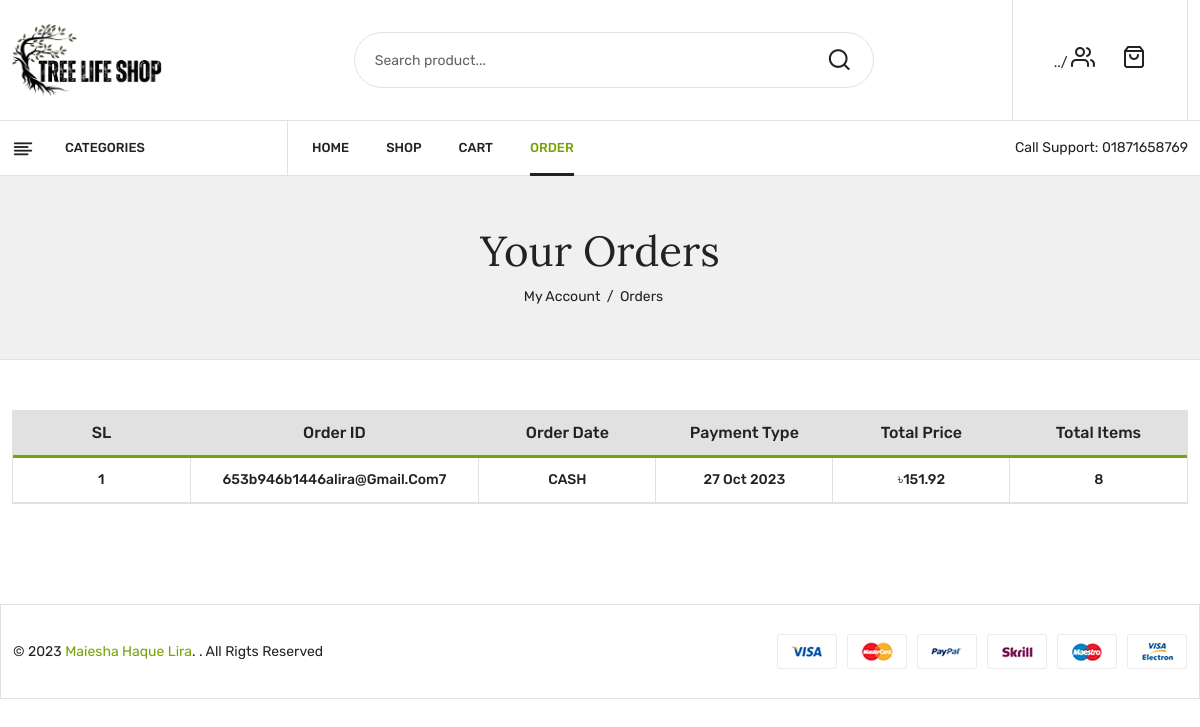
Before: /client/order.php (signed in) with the older database file.
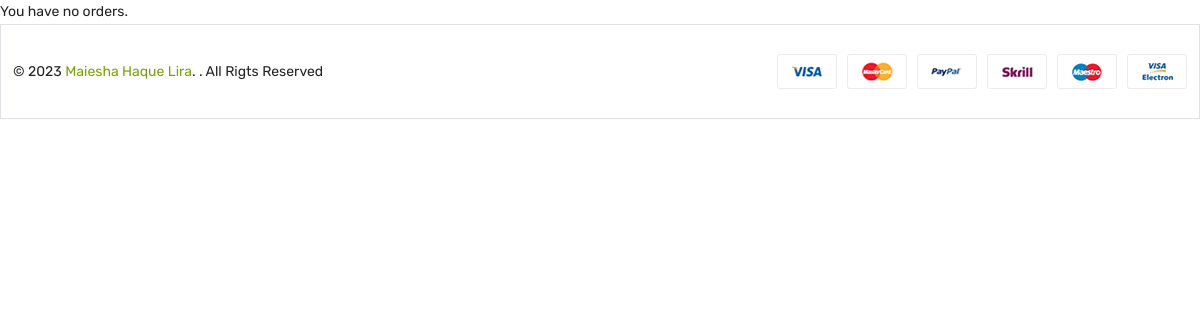
After: the same page with the newer database file.
### tables this page shows
CREATE TABLE `orders` (
  `id` varchar(255) NOT NULL,
  `order_date` timestamp NOT NULL DEFAULT current_timestamp() ON UPDATE current_timestamp(),
  `payment_type` varchar(255) NOT NULL,
  `total_price` double NOT NULL,
  `customer_id` int(11) NOT NULL,
  `bill_name` varchar(255) NOT NULL,
  `phone_number` varchar(20) NOT NULL,
  `email` text NOT NULL,
  `shipping_address` text NOT NULL
);

### db.php (called while the page is built, shortened)
<?php
    function db_connect(){
        $db_host = "localhost:3308";
        $db_user = "root";
        $db_pass = "";
        $db_name = "tree_life_shop";
        return mysqli_connect($db_host, $db_user, $db_pass, $db_name);
    }
?>

### client/order.php (the view, shortened to what this page needs)
<?php
require_once('../db.php');
require_once('header.php');
$userId = $_SESSION['user']['id'];
$order_query = "SELECT o.*, COALESCE(SUM(od.total_items), 0) AS total_items
                FROM `orders` o
                LEFT JOIN (
                    SELECT order_id, SUM(quantity) AS total_items
                    FROM order_details
                    GROUP BY order_id
                ) od ON o.id = od.order_id
                WHERE o.customer_id = $userId
                GROUP BY o.id";
$order_result = mysqli_query(db_connect(), $order_query);
if (mysqli_num_rows($order_result) > 0) {
?>
<header>
        <div class="main_header">
            <div class="header_middle">
                <div class="container">
                    <div class="row align-items-center">
                        <div class="col-lg-3 col-md-3 col-4">
                            <div class="logo">
                                <a href="../index.php"><img src="../<?= $_SESSION['company']['image_dark'] ?>" alt="<?= $_SESSION['company']['name'] ?>"></a>
                            </div>
                        </div>
                        <div class="col-lg-9 col-md-6 col-6">
                            <div class="header_right_info">
                                <div class="search_container">
                                    <form action="#">
                                        <div class="search_box">
                                            <input placeholder="Search product..." type="text">
                                            <button type="submit"><i class="icon-search"></i></button>
                                        </div>
                                    </form>
                                </div>
                                <div class="header_account_area">
                                    <div class="header_account-list top_links">../
                                        <a href="#"><i class="icon-users"></i></a>
                                    </div>
                                    <?php if (isset($_SESSION['is_admin']) && $_SESSION['is_admin'] != "yes") { ?>
                                        <div class="header_account-list  mini_cart_wrapper">
                                            <a href="cart.php">
                                                <i class="icon-shopping-bag"></i>
                                            </a>
                                        </div>
                                    <?php } ?>
                                </div>
                            </div>
                        </div>
                    </div>
                </div>
            </div>
            <div class="header_bottom sticky-header">
                <div class="container">
                    <div class="row align-items-center">
                        <div class="col-lg-3">
                            <div class="categories_menu">
                                <div class="categories_title">
                                    <h2 class="categori_toggle">Categories</h2>
                                </div>
                            </div>
                        </div>
                        <div class="col-lg-6">
                            <div class="main_menu menu_position">
                                <nav>
                                    <ul>
                                        <li><a href="../index.php">home</a></li>
                                        <li><a href="../shop.php">shop</a></li>
                                        <?php if (isset($_SESSION['is_admin']) && $_SESSION['is_admin'] != "yes") { ?>
                                            <li><a href="cart.php">cart</a></li>
                                            <li><a class="active" href="order.php">order</a></li>
                                        <?php } ?>
                                    </ul>
                                </nav>
                            </div>
                        </div>
                        <div class="col-lg-3">
                            <div class="call-support">
                                <p>Call Support: <a <?php echo "href='tel:+88" . $_SESSION['company']['phone'] . "'" ?>><?= $_SESSION['company']['phone'] ?></a></p>
                            </div>
                        </div>
                    </div>
                </div>
            </div>
        </div>
    </header>
    <div class="breadcrumbs_area">
        <div class="container">
            <div class="row">
                <div class="col-12">
                    <div class="breadcrumb_content">
                        <h3>Your Orders</h3>
                        <ul>
                            <li><a href="../common/profile_edit.php">My Account</a></li>
                            <li>orders</li>
                        </ul>
                    </div>
                </div>
            </div>
        </div>
    </div>
    <div class="container">
        <div class="row">
            <div class="col-12 mt-5">
                <div class="table_desc">
                    <div class="cart_page table-responsive">
                        <table>
                            <thead>
                                <tr>
                                    <th>SL</th>
                                    <th>Order ID</th>
                                    <th>Order Date</th>
                                    <th>Payment Type</th>
                                    <th>Total Price</th>
                                    <th>Total Items</th>
                                </tr>
                            </thead>
                            <tbody>
                                <?php
                                $sl = 1;
                                while ($order = mysqli_fetch_assoc($order_result)) {
                                    $orderId = $order['id'];
                                    $orderDate = date('d M Y', strtotime($order['order_date']));
                                    $paymentType = $order['payment_type'];
                                    $totalPrice = $order['total_price'];
                                    $totalItems = $order['total_items'];
                                ?>
                                    <tr>
                                        <td><?php echo $sl; ?></td>
                                        <td>
                                            <a href="order_details.php?order_id=<?= $orderId ?>"><?php echo $orderId; ?></a>
                                        </td>
                                        <td><?php echo $paymentType; ?></td>
                                        <td><?php echo $orderDate; ?></td>
                                        <td><?php echo "৳" . $totalPrice; ?></td>
                                        <td><?php echo $totalItems; ?></td>
                                    </tr>
                                <?php
                                    $sl++;
                                }
                                ?>
                            </tbody>
                        </table>
                    </div>
                </div>
            </div>
        </div>
    </div>
<?php
} else {
    echo "You have no orders.";
}
require_once('footer.php');
?>

### client/header.php (shortened to what this page needs)
<!DOCTYPE html>
<html lang="en">
<head>
    <link rel="stylesheet" href="../assets/css/bootstrap.min.css">
    <link rel="stylesheet" href="../assets/css/owl.carousel.min.css">
    <link rel="stylesheet" href="../assets/css/slick.css">
    <link rel="stylesheet" href="../assets/css/magnific-popup.css">
    <link rel="stylesheet" href="../assets/css/font.awesome.css">
    <link rel="stylesheet" href="../assets/css/animate.css">
    <link rel="stylesheet" href="../assets/css/jquery-ui.min.css">
    <link rel="stylesheet" href="../assets/css/slinky.menu.css">
    <link rel="stylesheet" href="../assets/css/plugins.css">
    <link rel="stylesheet" href="../assets/css/style.css">
</head>
<body>

### client/footer.php (shortened to what this page needs)
<footer class="footer_widgets">
    <div class="footer_bottom border border-top-1">
        <div class="container">
            <div class="row align-items-center">
                <div class="col-lg-6 col-md-6">
                    <div class="copyright_area">
                        <p class="copyright-text">&copy; 2023 <a href="#" class="pe-none" tabindex="-1">Maiesha Haque Lira</a>.  <i class="fa fa-heart text-danger"></i> . All Rigts Reserved</p>
                    </div>
                </div>
                <div class="col-lg-6 col-md-6">
                    <div class="footer_payment">
                        <a href="#"><img src="assets/img/icon/payment.png" alt="❤️"></a>
                    </div>
                </div>
            </div>
        </div>
    </div>
</footer>
</body>
</html>

### assets/css/plugins.css (style rules this page uses)
[class^="icon-"], [class*=" icon-"] { font-family: 'plaza-icon' !important; speak: none; font-style: normal; font-weight: normal; font-variant: normal; text-transform: none; line-height: 1; -webkit-font-smoothing: antialiased; -moz-osx-font-smoothing: grayscale; }
.icon-search:before { content: "\e9c1"; }
.icon-shopping-bag:before { content: "\e9c9"; }
.icon-users:before { content: "\e9f6"; }

Changed rows visible on the page:
removed orders: id "653b946b1446alira@gmail.com7", payment_type "CASH", order_date "27 Oct 2023", total_price "151.92", totalItems "8"
Other visible differences:
$_SESSION['company']['phone']: "01871658769" → (not shown)
text no longer shown: "../ CATEGORIES HOME SHOP CART ORDER Call Support: Your Orders My Account Orders SL Order ID Order Date Payment Type Total Price Total Items"
text now shown: "You have no orders."
